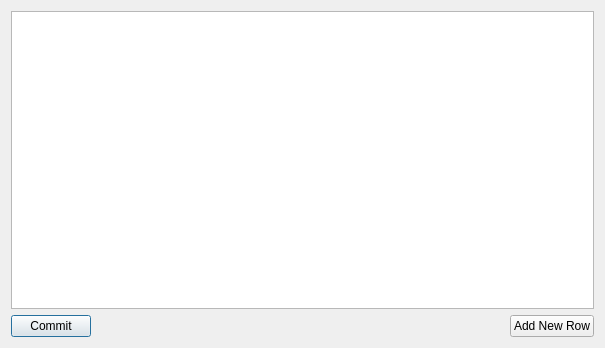
<?xml version="1.0" encoding="UTF-8"?>
<ui version="4.0">
 <class>JSONMappingsEditorDialog</class>
 <widget class="QDialog" name="JSONMappingsEditorDialog">
  <property name="geometry">
   <rect>
    <x>0</x>
    <y>0</y>
    <width>605</width>
    <height>348</height>
   </rect>
  </property>
  <property name="windowTitle">
   <string>History Field Editor</string>
  </property>
  <layout class="QVBoxLayout" name="verticalLayout">
   <item>
    <widget class="QTableView" name="tableViewJSONMappings">
     <property name="sortingEnabled">
      <bool>true</bool>
     </property>
     <attribute name="horizontalHeaderStretchLastSection">
      <bool>true</bool>
     </attribute>
     <attribute name="verticalHeaderStretchLastSection">
      <bool>false</bool>
     </attribute>
    </widget>
   </item>
   <item>
    <layout class="QHBoxLayout" name="horizontalLayout">
     <item>
      <widget class="QPushButton" name="pushButton">
       <property name="text">
        <string>Commit</string>
       </property>
      </widget>
     </item>
     <item>
      <spacer name="horizontalSpacer">
       <property name="orientation">
        <enum>Qt::Horizontal</enum>
       </property>
       <property name="sizeHint" stdset="0">
        <size>
         <width>40</width>
         <height>20</height>
        </size>
       </property>
      </spacer>
     </item>
     <item>
      <widget class="QPushButton" name="pushButtonAddNewRow">
       <property name="text">
        <string>Add New Row</string>
       </property>
      </widget>
     </item>
    </layout>
   </item>
  </layout>
 </widget>
 <resources/>
 <connections/>
</ui>
